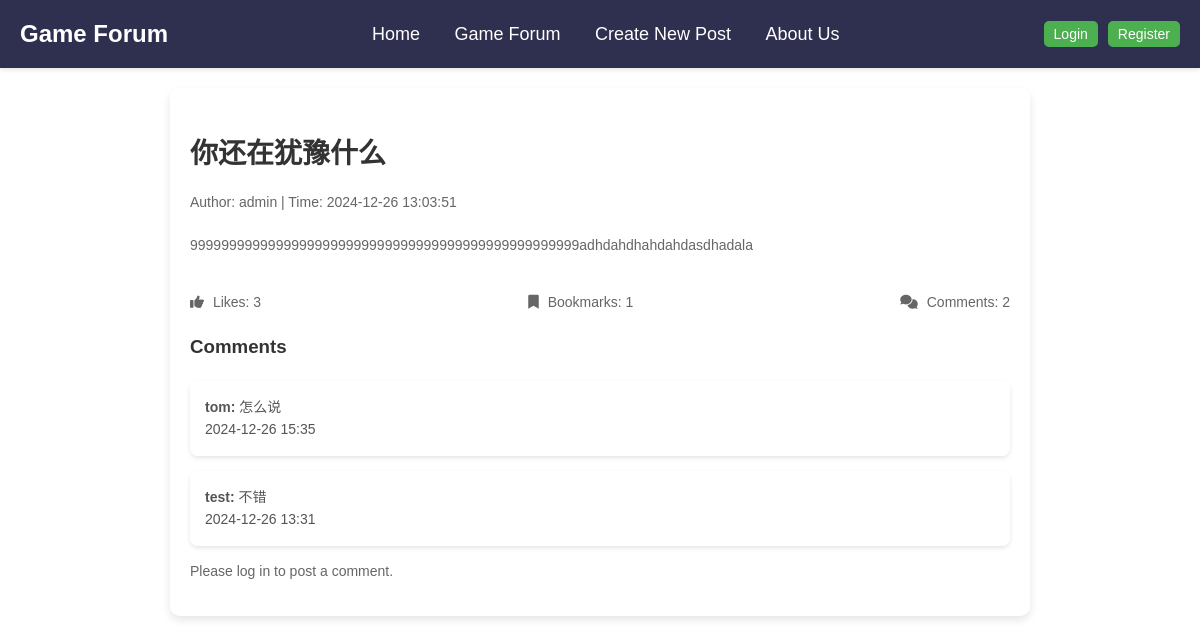
The app's page /post_detail.php?id=5 with its own data.
### tables this page shows
CREATE TABLE `posts` (
  `id` int NOT NULL AUTO_INCREMENT,
  `user_id` int DEFAULT NULL,
  `title` varchar(255) NOT NULL,
  `content` text NOT NULL,
  `created_at` timestamp NULL DEFAULT CURRENT_TIMESTAMP,
  `image` varchar(255) DEFAULT NULL,
  PRIMARY KEY (`id`),
  KEY `user_id` (`user_id`)
);

CREATE TABLE `users` (
  `id` int NOT NULL AUTO_INCREMENT,
  `username` varchar(50) NOT NULL,
  `password` varchar(255) NOT NULL,
  `phone` varchar(20) DEFAULT NULL,
  `address` varchar(255) DEFAULT NULL,
  PRIMARY KEY (`id`)
);

CREATE TABLE `comments` (
  `id` int NOT NULL AUTO_INCREMENT,
  `post_id` int DEFAULT NULL,
  `user_id` int DEFAULT NULL,
  `content` text NOT NULL,
  `created_at` timestamp NULL DEFAULT CURRENT_TIMESTAMP,
  PRIMARY KEY (`id`),
  KEY `post_id` (`post_id`),
  KEY `user_id` (`user_id`),
  CONSTRAINT `comments_ibfk_2` FOREIGN KEY (`user_id`) REFERENCES `users` (`id`)
);

### post_detail.php (the view, shortened to what this page needs)
<?php
require_once 'user.php';
$isLoggedIn = isset($_SESSION['user_id']);
$postId = (int)$_GET['id'];
$stmt = $pdo->prepare("SELECT posts.*, users.username FROM posts JOIN users ON posts.user_id = users.id WHERE posts.id = ?");
$stmt->execute([$postId]);
$post = $stmt->fetch();
$stmt = $pdo->prepare("SELECT COUNT(*) FROM comments WHERE post_id = ?");
$stmt->execute([$postId]);
$commentCount = $stmt->fetchColumn();
$stmt = $pdo->prepare("SELECT comments.*, users.username FROM comments JOIN users ON comments.user_id = users.id WHERE comments.post_id = ? ORDER BY comments.created_at DESC");
$stmt->execute([$postId]);
$comments = $stmt->fetchAll();
$stmt = $pdo->prepare("SELECT COUNT(*) FROM likes WHERE post_id = ?");
$stmt->execute([$postId]);
$likeCount = $stmt->fetchColumn();
$stmt = $pdo->prepare("SELECT COUNT(*) FROM bookmarks WHERE post_id = ?");
$stmt->execute([$postId]);
$bookmarkCount = $stmt->fetchColumn();
?>
<!DOCTYPE html>
<html lang="en">
<head>
    <link rel="stylesheet" href="./css/forum_home.css">
    <link rel="stylesheet" href="./css/post_detail.css">
    <link rel="stylesheet" href="https://cdnjs.cloudflare.com/ajax/libs/font-awesome/6.0.0-beta3/css/all.min.css">
</head>
<body>
<div class="navbar">
        <div class="logo">
            <a href="#">Game Forum</a>
        </div>
        <div class="menu">
            <a href="./index.php">Home</a>
            <a href="./home.php">Game Forum</a>
            <a href="./create_post.php">Create New Post</a>
            <a href="./about.php">About Us</a>
        </div>
        <div class="search">
            <div class="auth-buttons">
                <?php if ($isLoggedIn): ?>
                    <span class="username">Welcome, <?php echo htmlspecialchars($_SESSION['username']); ?></span>
                    <button id="btn-logout" onclick="location.href='logout.php'">Logout</button>
                <?php else: ?>
                    <button id="btn-login" onclick="location.href='login.php'">Login</button>
                    <button id="btn-register" onclick="location.href='register.php'">Register</button>
                <?php endif; ?>
            </div>
        </div>
    </div>
<div class="main-container">
    <main class="content">
        <section class="post-detail">
            <h2><?php echo htmlspecialchars($post['title']); ?></h2>
            <p>Author: <?php echo htmlspecialchars($post['username']); ?> | Time: <?php echo $post['created_at']; ?></p>
            <div class="post-content">
                <p><?php echo nl2br(htmlspecialchars($post['content'])); ?></p>
            </div>
            <div class="button-counts">
                <p><i class="fas fa-thumbs-up"></i> Likes: <?php echo $likeCount; ?></p>
                <p><i class="fas fa-bookmark"></i> Bookmarks: <?php echo $bookmarkCount; ?></p>
                <p><i class="fas fa-comments"></i> Comments: <?php echo $commentCount; ?></p>
            </div>
            <h3>Comments</h3>
            <?php foreach ($comments as $comment): ?>
                <div class="comment">
                    <p><strong><?php echo htmlspecialchars($comment['username']); ?>:</strong> <?php echo nl2br(htmlspecialchars($comment['content'])); ?></p>
                    <p class="comment-time"><?php echo date('Y-m-d H:i', strtotime($comment['created_at'])); ?></p>
                </div>
            <?php endforeach; ?>
            <?php if ($isLoggedIn): ?>
                <form method="POST" action="" class="comment-form">
                    <textarea name="comment" rows="4" placeholder="Write your comment..." required></textarea>
                    <button type="submit">Post Comment</button>
                </form>
            <?php else: ?>
                <p>Please log in to post a comment.</p>
            <?php endif; ?>
        </section>
    </main>
</div>
</body>
</html>

### css/forum_home.css (style rules this page uses)
body { font-family: 'Roboto', sans-serif; line-height: 1.6; color: #333; background-color: #f5f5f5; background-image: url('../images/background.jpg'); background-size: cover; background-position: center center; background-attachment: fixed; }
.navbar { display: flex; justify-content: space-between; align-items: center; padding: 15px 20px; background-color: #2f2f4f; box-shadow: 0 2px 4px rgba(0, 0, 0, 0.1); }
.navbar .logo a { font-size: 24px; font-weight: bold; color: #fff; text-decoration: none; }
.navbar .menu a { font-size: 18px; color: #fff; text-decoration: none; margin: 0 15px; transition: color 0.3s ease; }
.navbar .search { display: flex; align-items: center; justify-content: flex-start; gap: 10px; }
.navbar .search button { padding: 8px 15px; background-color: #005bb5; color: white; border: none; border-radius: 5px; font-size: 14px; cursor: pointer; transition: background-color 0.3s; }
.navbar .auth-buttons { display: flex; align-items: center; gap: 10px; }
.navbar .auth-buttons button { padding: 5px 10px; background-color: #4CAF50; color: white; border: none; border-radius: 5px; font-size: 14px; cursor: pointer; transition: background-color 0.3s; }
.main-container { display: flex; margin: 20px; }
.content { flex: 1; margin: 0 20px; }
.search { display: flex; align-items: center; gap: 10px; }
.auth-buttons button { padding: 5px 10px; background-color: #0078d7; color: white; border: none; border-radius: 5px; cursor: pointer; transition: background-color 0.3s; }

### css/post_detail.css (style rules this page uses)
body { font-family: Arial, sans-serif; background-color: rgba(255, 255, 255, 0.8); margin: 0; padding: 0; }
.main-container { padding: 20px; max-width: 900px; margin: 0 auto; }
.post-detail { background-color: rgba(255, 255, 255, 0.8); border-radius: 10px; padding: 20px; box-shadow: 0 4px 8px rgba(0, 0, 0, 0.1); margin-bottom: 30px; }
.post-detail h2 { font-size: 28px; color: #333; margin-bottom: 15px; }
.post-detail p { color: #666; font-size: 14px; }
.post-content { margin-top: 20px; font-size: 16px; color: #444; line-height: 1.6; }
.button-counts { display: flex; justify-content: space-between; font-size: 14px; margin-top: 15px; color: #555; }
.button-counts p { margin: 0; }
.button-counts i { margin-right: 5px; }
.comment { margin-top: 15px; padding: 15px; background-color: rgba(255, 255, 255, 0.8); border-radius: 8px; box-shadow: 0 2px 4px rgba(0, 0, 0, 0.1); }
.comment p { margin: 0; font-size: 14px; color: #555; }
.comment-time { font-size: 12px; color: #888; margin-top: 5px; }

### records on screen
posts: title "你还在犹豫什么", user.username "admin", created_at "2024-12-26 13:03:51", content "99999999999999999999999999999999999999999999999999adhdahdhahdahdasdhadala"
comments: user.username "tom", content "怎么说", created_at "2024-12-26 15:35"
comments: user.username "test", content "不错", created_at "2024-12-26 13:31"

### other values on screen
$likeCount "3"
$bookmarkCount "1"
$commentCount "2"
